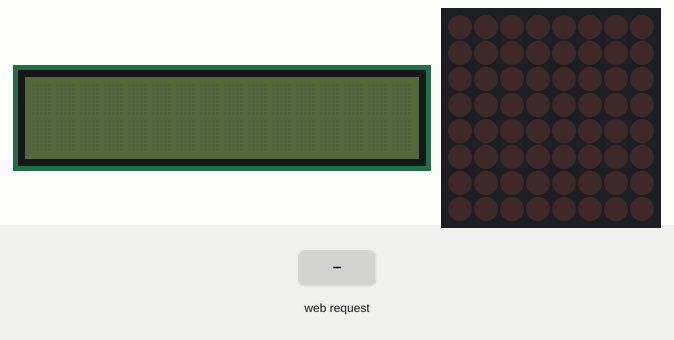
Simulated run of this sketch. Board: ESP8266 (NodeMCU). On the bench: 16×2 character LCD, 8×8 LED matrix. Inputs (shaded band) come from the test bench. WiFi joins after 1.5 s; servers stay silent unless stated; what the sketch prints to the serial monitor is not drawn.

Above: at 2.7 s.
2.8 s: HTTP request GET / received
At 3.5 s:
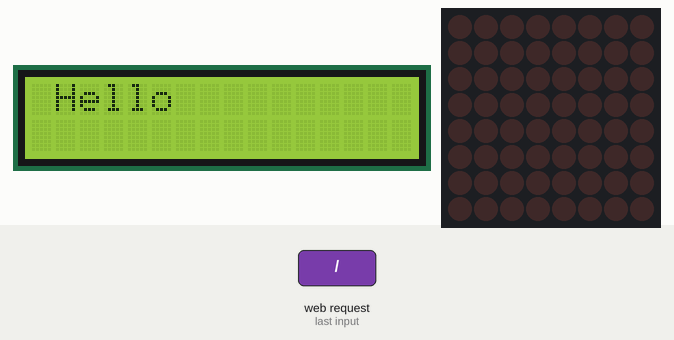
4.3 s: HTTP request GET /talking received
At 4.9 s:
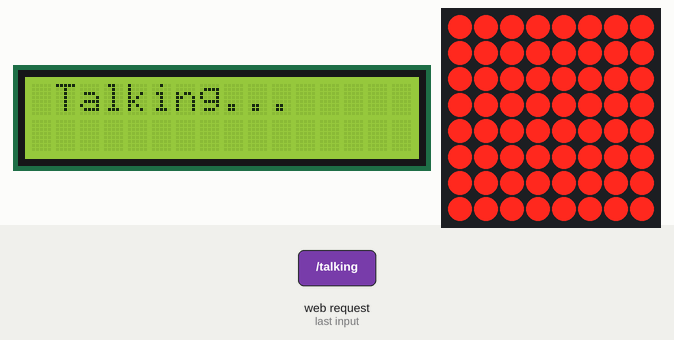
5.8 s: HTTP request GET /recording received
At 6.1 s:
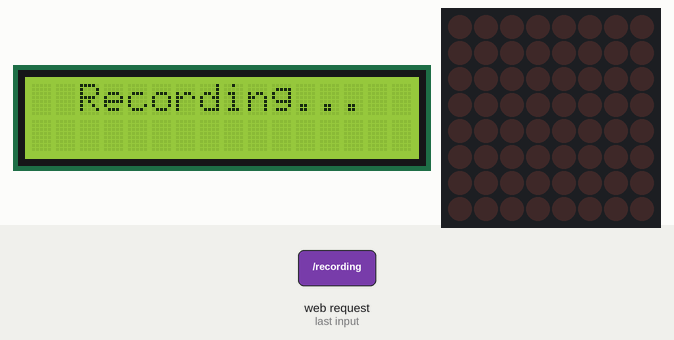
7.3 s: HTTP request GET / received
At 8.2 s:
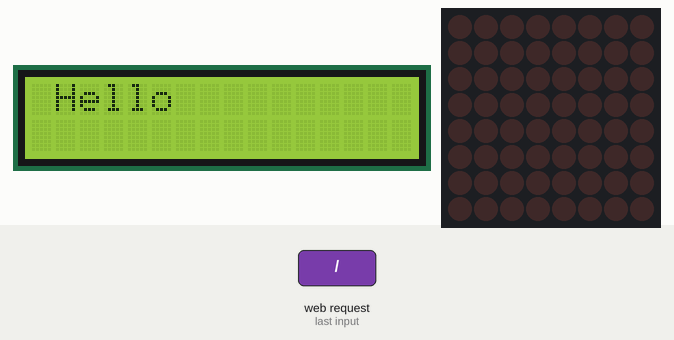
Timing chart, 0 to 9.8 s (numbered marks = the images above; inputs shaded):
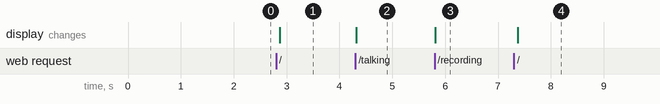

The sketch:

HelloWorld.ino
```cpp
#include <LiquidCrystal_I2C.h>
#include <Wire.h>
#include <ESP8266WiFi.h>
#include <ESP8266WebServer.h>
#include <LedControl.h>
// #include <PubSubClient.h>
// #include <SoftwareSerial.h>
LiquidCrystal_I2C lcd(0x27,16,2);  // set the LCD address to 0x3F for a 16 chars and 2 line display
LedControl dot = LedControl(13,14,12,1);
const char* ssid = "bssm_guest";
const char* password = "bssm_guest";
ESP8266WebServer server(80);
const int status = 1;
// const int motor = 0;

void setup() {
  Serial.begin(115200);
  WiFi.mode(WIFI_STA);
  WiFi.begin(ssid,password);
  while (WiFi.status() != WL_CONNECTED) {
		delay(500);
		Serial.println(".");
	}
  Serial.print("Connecting to ");
	Serial.println(ssid);
	Serial.print("IP address: ");
	Serial.println(WiFi.localIP());
  server.on("/",main_scr);
  server.on("/talking",talking);
  server.on("/recording",recording);
  server.begin();
  Serial.println("server start");
  lcd.clear();
  dot.shutdown(0,false);
  // pinMode(motor,OUTPUT);
}

byte red[] = {
  B11111111,
  B11111111,
  B11111111,
  B11111111,
  B11111111,
  B11111111,
  B11111111,
  B11111111
};

void loop() {
 server.handleClient();
}
void main_scr(){
  lcd.init();
  lcd.backlight();      // Make sure backlight is on
  lcd.clear();  // Print a message on both lines of the LCD.
  lcd.setCursor(1,0);   //Set cursor to character 2 on line 0
  lcd.print("Hello");
  dot.shutdown(0,true);
  server.send(200,"text/html","<h1>hi</h1>");
}
void talking(){
  lcd.clear();
  lcd.backlight();
  lcd.setCursor(1,0);
  lcd.print("Talking...");
  dot.shutdown(0,false);
  for(int i=0; i<8;i++){
    dot.setRow(0,i,red[i]);
  }
  for(int i =0;i<8;i++){
    if((red[i]&0b10000000)>0){
      red[i] = red[i] <<1;
      red[i] += B00000001;
    }
    else{
      red[i]=red[i]<<1;
    }
  }
  server.send(200,"text/html","<h1>talking</h1>");
}
void recording(){
  lcd.clear();
  lcd.backlight();
  lcd.setCursor(2,0);
  lcd.print("Recording...");
  dot.shutdown(0,true);
  server.send(200,"text/html","<h1>recording</h1>");
}
```

Measured:
- after the input at 2.8 s, the display: changes after 0.07 s (image 1)
- after the input at 4.3 s, the display: changes at once (image 2)
- after the input at 5.8 s, the display: changes at once (image 3)
- after the input at 7.3 s, the display: changes after 0.07 s (image 4)
